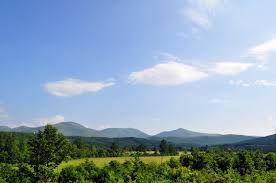
#> input picture image.jpg, 276 x 183 px
$ python -i cnn_preprocessing.py   (imports and definitions only)   (older library calls are emulated)
#> lines starting #> are read from the running program, lines starting #| are printed output that depends on the picture
"""
DeepDetect - Shared Unified Preprocessing Module (Phase 2)
----------------------------------------------------------
Single source of truth for preparing image tensors for the CNN model.
Used consistently in:
  - Training (cnn_training.py)
  - Validation
  - Held-out testing
  - Streamlit dashboard inference (app.py)
  - Adversarial robustness evaluation (cnn_robustness.py)
"""

import cv2
import numpy as np

# Target input dimensions for Steganalysis CNN
IMG_SIZE = (224, 224)

# SRM / KV 5x5 High-Pass Filter Kernel (Fridrich & Kodovsky 2012)
KV_KERNEL = np.array([
    [-1,  2, -2,  2, -1],
    [ 2, -6,  8, -6,  2],
    [-2,  8, -12, 8, -2],
    [ 2, -6,  8, -6,  2],
    [-1,  2, -2,  2, -1]
], dtype=np.float32) / 12.0

def compute_residual_channels(gray_f32):
    """
    Computes 3 spatial residual channels from a grayscale float32 image:
      Channel 0: Gaussian Residual: Gray - GaussianBlur(Gray) scaled by 1/4.0
      Channel 1: KV / SRM High-Pass Residual: filter2D(Gray, KV_KERNEL) scaled by 1/4.0
      Channel 2: Laplacian Residual: Laplacian(Gray) scaled by 1/8.0
    Returns:
      (H, W, 3) float32 array clipped to [-1.0, 1.0]
    """
    # Channel 0: Gaussian residual (sigma=1.0, 5x5 window)
    blurred = cv2.GaussianBlur(gray_f32, (5, 5), sigmaX=1.0)
    gauss_r = (gray_f32 - blurred) / 4.0

    # Channel 1: KV high-pass filter residual
    kv_r = cv2.filter2D(gray_f32, -1, KV_KERNEL) / 4.0

    # Channel 2: Laplacian 2nd order differential residual
    lap = cv2.Laplacian(gray_f32, cv2.CV_32F, ksize=3)
    lap_r = lap / 8.0

    # Stack into 3-channel feature map and clip to [-1.0, 1.0]
    residual_map = np.stack([gauss_r, kv_r, lap_r], axis=-1)
    residual_map = np.clip(residual_map, -1.0, 1.0).astype(np.float32)
    return residual_map

def preprocess_image_for_cnn(image, target_size=IMG_SIZE):
    """
    Unified CNN Preprocessing Function.

    Accepts:
      - image: numpy ndarray (BGR or RGB or Grayscale) or file path str
      - target_size: tuple (width, height), default (224, 224)

    Returns:
      - (H, W, 3) float32 tensor in range [-1.0, 1.0]
    """
#> called with image = 'image.jpg', target_size = (224, 224)
    if isinstance(image, str):
        img_bgr = cv2.imread(image)
#> img_bgr is the input picture: shape (183, 276, 3); mean B, G, R 177.8, 159.9, 138.4
        if img_bgr is None:
            raise ValueError(f"Unable to read image from path: {image}")
    else:
        img_bgr = image.copy()

    # If grayscale, convert to BGR first for consistent pipeline
    if len(img_bgr.shape) == 2:
        gray_f32 = img_bgr.astype(np.float32)
    elif len(img_bgr.shape) == 3 and img_bgr.shape[2] == 3:
        gray_f32 = cv2.cvtColor(img_bgr, cv2.COLOR_BGR2GRAY).astype(np.float32)
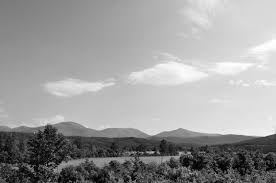
#> gray_f32: shape (183, 276) float32; min 0, max 255, mean 155.5
    elif len(img_bgr.shape) == 3 and img_bgr.shape[2] == 4:
        # RGBA / BGRA
        gray_f32 = cv2.cvtColor(img_bgr[:, :, :3], cv2.COLOR_BGR2GRAY).astype(np.float32)
    else:
        raise ValueError(f"Unsupported image shape: {img_bgr.shape}")

    # Resize grayscale image to target size using INTER_LINEAR
    if (gray_f32.shape[1], gray_f32.shape[0]) != target_size:
        gray_f32 = cv2.resize(gray_f32, target_size, interpolation=cv2.INTER_LINEAR)
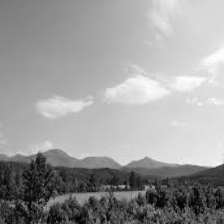
#> gray_f32: shape (224, 224) float32; min 0.458, max 254.9, mean 155.5

    # Compute 3-channel residual map
    residual_tensor = compute_residual_channels(gray_f32)
#> in compute_residual_channels, `gauss_r = (gray_f32 - blurred) / 4.0`:
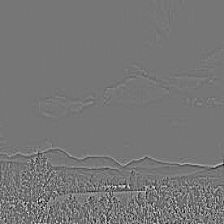
#> gauss_r: shape (224, 224) float32; min -12.07, max 13.89, mean 0.000601; drawn with min black and max white
#> in compute_residual_channels, `kv_r = cv2.filter2D(gray_f32, -1, KV_KERNEL) / 4.0`:
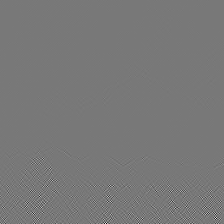
#> kv_r: shape (224, 224) float32; min -17.66, max 19.67, mean 2.85e-05; drawn with min black and max white
#> in compute_residual_channels, `lap = cv2.Laplacian(gray_f32, cv2.CV_32F, ksize=3)`:
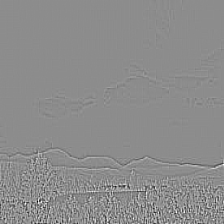
#> lap: shape (224, 224) float32; min -669.5, max 544.4, mean 0; drawn with min black and max white
#> in compute_residual_channels, `residual_map = np.stack([gauss_r, kv_r, lap_r], axis=-1)`:
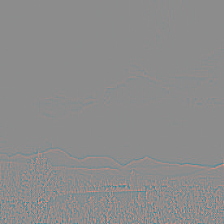
#> residual_map: shape (224, 224, 3) float32; mean of channels 0, 1, 2 0, 0, 0; drawn with min black and max white
#> in compute_residual_channels, `residual_map = np.clip(residual_map, -1.0, 1.0).astype(np.float32)`:
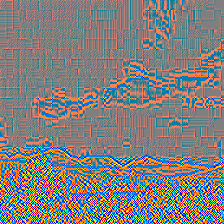
#> residual_map: shape (224, 224, 3) float32; mean of channels 0, 1, 2 -0.0027, -0.000491, 0.0104; drawn with min black and max white
    return residual_tensor

def get_residual_display_maps(image, target_size=IMG_SIZE):
    """
    Helper for Streamlit/Visualizations: returns individual displayable
    channels mapped to [0, 255] uint8.
    """
    tensor = preprocess_image_for_cnn(image, target_size=target_size)
    # Tensor is in [-1.0, 1.0], map to [0, 255]
    def to_uint8(ch):
        norm = (ch + 1.0) / 2.0
        return np.clip(norm * 255.0, 0, 255).astype(np.uint8)

    return {
        "gaussian_residual": to_uint8(tensor[:, :, 0]),
        "kv_residual": to_uint8(tensor[:, :, 1]),
        "laplacian_residual": to_uint8(tensor[:, :, 2]),
        "tensor": tensor
    }

>>> result = preprocess_image_for_cnn('image.jpg')
